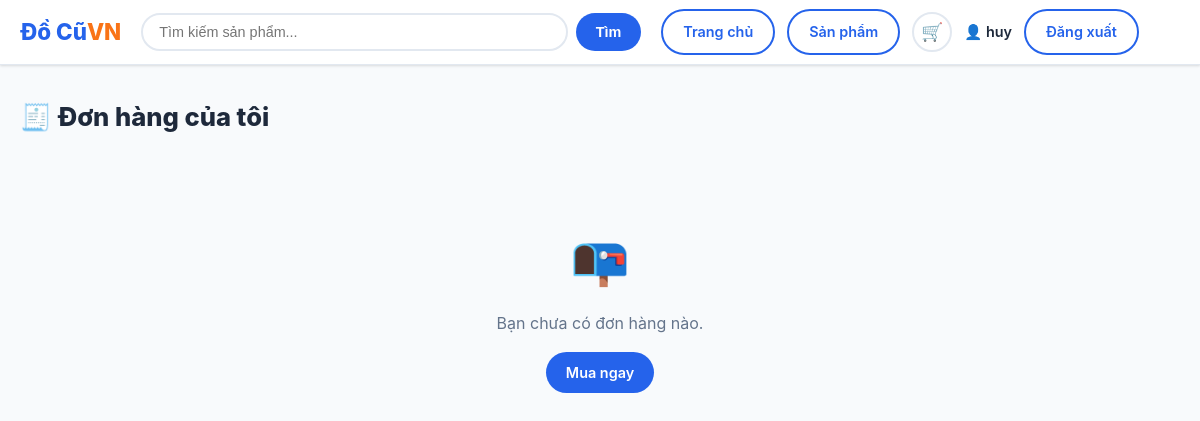
The app's page /pages/my-orders.php (signed in), older data.
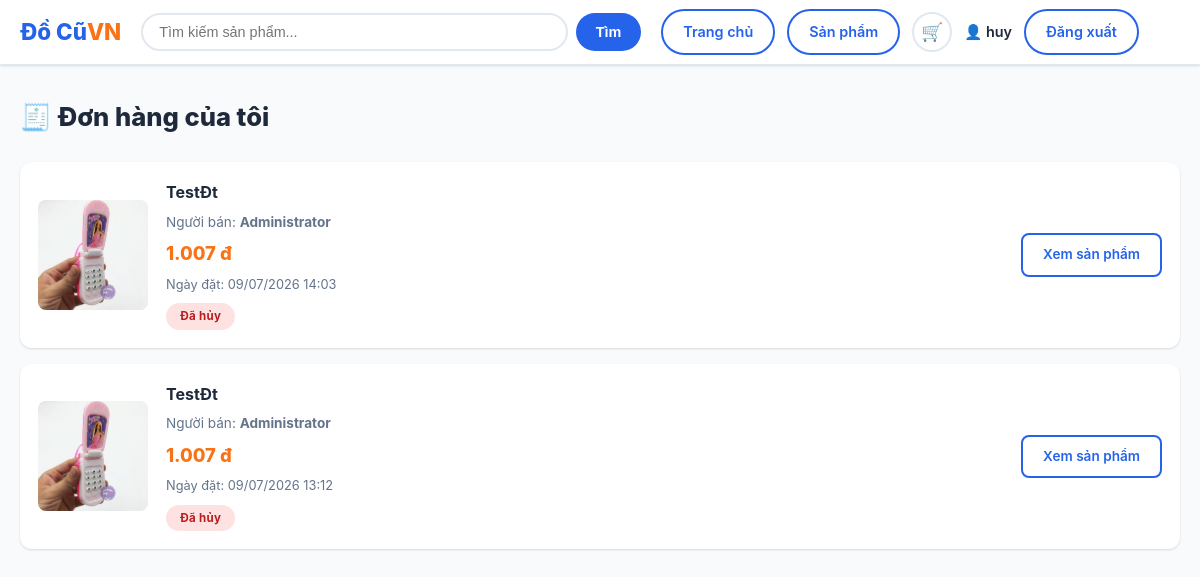
The same page, newer data.
### tables this page shows
CREATE TABLE `orders` (
  `id` int(11) NOT NULL,
  `buyer_id` int(11) NOT NULL,
  `seller_id` int(11) NOT NULL,
  `total_amount` decimal(12,2) NOT NULL,
  `status` enum('pending','accepted','rejected','completed','cancelled') DEFAULT 'pending',
  `note` text DEFAULT NULL,
  `receiver_name` varchar(255) DEFAULT NULL,
  `receiver_phone` varchar(20) DEFAULT NULL,
  `receiver_address` text DEFAULT NULL,
  `created_at` timestamp NOT NULL DEFAULT current_timestamp(),
  `updated_at` timestamp NOT NULL DEFAULT current_timestamp() ON UPDATE current_timestamp(),
  `payment_method` varchar(30) DEFAULT 'COD',
  `payment_status` enum('pending','paid','failed') DEFAULT 'pending',
  `payment_time` datetime DEFAULT NULL,
  `transaction_id` varchar(100) DEFAULT NULL
);

CREATE TABLE `products` (
  `id` int(11) NOT NULL,
  `user_id` int(11) NOT NULL,
  `category_id` int(11) NOT NULL,
  `title` varchar(255) NOT NULL,
  `description` text DEFAULT NULL,
  `price` decimal(12,2) NOT NULL,
  `image` varchar(255) DEFAULT NULL,
  `condition_item` enum('new','like_new','good','fair') DEFAULT 'good',
  `location` varchar(255) DEFAULT NULL,
  `views` int(11) DEFAULT 0,
  `status` enum('pending','active','sold','hidden','rejected') DEFAULT 'pending',
  `created_at` timestamp NOT NULL DEFAULT current_timestamp(),
  `updated_at` timestamp NOT NULL DEFAULT current_timestamp() ON UPDATE current_timestamp()
);

CREATE TABLE `users` (
  `id` int(11) NOT NULL,
  `fullname` varchar(100) NOT NULL,
  `username` varchar(50) NOT NULL,
  `email` varchar(100) NOT NULL,
  `password` varchar(255) NOT NULL,
  `phone` varchar(20) DEFAULT NULL,
  `avatar` varchar(255) DEFAULT 'uploads/avatar/default.png',
  `address` varchar(255) DEFAULT NULL,
  `gender` enum('Nam','Nữ','Khác') DEFAULT NULL,
  `dob` date DEFAULT NULL,
  `role` enum('admin','user') NOT NULL DEFAULT 'user',
  `status` enum('active','blocked') NOT NULL DEFAULT 'active',
  `created_at` timestamp NOT NULL DEFAULT current_timestamp(),
  `updated_at` timestamp NOT NULL DEFAULT current_timestamp() ON UPDATE current_timestamp()
);

### pages/my-orders.php (the view, shortened to what this page needs)
<?php
require_once "../config/db.php";
$user_id = $_SESSION["user_id"];
$sql = "
SELECT
o.id,
o.status,
o.total_amount,
o.created_at,
p.id AS product_id,
p.title,
p.image,
u.fullname AS seller_name
FROM orders o
INNER JOIN order_details od
ON o.id=od.order_id
INNER JOIN products p
ON od.product_id=p.id
INNER JOIN users u
ON o.seller_id=u.id
WHERE o.buyer_id=?
ORDER BY o.created_at DESC
";
$stmt=$conn->prepare($sql);
$stmt->bind_param("i",$user_id);
$stmt->execute();
$result=$stmt->get_result();
$statusLabel = [
    "pending"   => "Chờ xác nhận",
    "accepted"  => "Đã xác nhận",
    "confirmed" => "Đã xác nhận",
    "completed" => "Hoàn tất",
    "cancelled" => "Đã hủy",
    "rejected"  => "Đã từ chối",
];
?>
<!DOCTYPE html>
<html lang="vi">
<head>
<link rel="stylesheet" href="../assets/css/style.css?v=1783406030">
</head>
<body>
<header>
    <div class="header-inner">
        <a class="logo" href="../index.html">Đồ Cũ<span>VN</span></a>
        <div class="header-search">
            <input type="text" id="header-search-input" placeholder="Tìm kiếm sản phẩm..."
                   onkeydown="if(event.key==='Enter') goSearch()">
            <button class="btn btn-primary" onclick="goSearch()">Tìm</button>
        </div>
        <nav class="header-nav">
            <a href="../index.html" class="btn btn-outline">Trang chủ</a>
            <a href="../products.html" class="btn btn-outline">Sản phẩm</a>
            <div class="nav-user-area" id="nav-user">
                <a href="my-orders.php" class="nav-cart-btn" id="nav-cart" title="Đơn hàng của tôi">
                    🛒
                </a>
                <span class="nav-username" id="nav-username">👤 <?= htmlspecialchars($_SESSION['fullname'] ?? $_SESSION['username'] ?? '') ?></span>
                <a href="logout.php" class="btn btn-outline" id="nav-logout">Đăng xuất</a>
            </div>
        </nav>
    </div>
</header>
<div class="container">
    <div class="orders-page-title">🧾 Đơn hàng của tôi</div>
    <?php if ($result->num_rows == 0): ?>
        <div class="empty">
            <div class="empty-icon">📭</div>
            <p>Bạn chưa có đơn hàng nào.</p>
            <a href="../products.html" class="btn btn-primary" style="display:inline-block; margin-top:16px;">Mua ngay</a>
        </div>
    <?php else: ?>
        <div class="order-list">
        <?php while ($row = $result->fetch_assoc()):
            $status = $row["status"];
            $class  = $status === "confirmed" ? "accepted" : $status;
            $label  = $statusLabel[$status] ?? ucfirst($status);
            $imgSrc = !empty($row["image"]) ? '../' . ltrim($row["image"], '/') : '';
        ?>
            <div class="order-card">
                <img class="order-img" src="<?= htmlspecialchars($imgSrc) ?>"
                     onerror="this.style.background='#f1f5f9'; this.src='';">
                <div class="order-body">
                    <div class="order-title"><?= htmlspecialchars($row["title"]) ?></div>
                    <div class="order-seller">Người bán: <strong><?= htmlspecialchars($row["seller_name"]) ?></strong></div>
                    <div class="order-price"><?= number_format($row["total_amount"], 0, ",", ".") ?> đ</div>
                    <div class="order-date">Ngày đặt: <?= date("d/m/Y H:i", strtotime($row["created_at"])) ?></div>
                    <span class="order-status <?= $class ?>"><?= htmlspecialchars($label) ?></span>
                </div>
                <div class="order-actions">
                    <a href="../product-detail.html?id=<?= $row["product_id"] ?>" class="btn btn-outline">Xem sản phẩm</a>
                </div>
            </div>
        <?php endwhile; ?>
        </div>
    <?php endif; ?>
</div>
</body>
</html>

Row changes from the older to the newer data that the page shows:
added orders: products.image (picture), products.title "TestĐt", seller.fullname "Administrator", total_amount "1.007", created_at "09/07/2026 14:03", status "Đã hủy"
added orders: products.image (picture), products.title "TestĐt", seller.fullname "Administrator", total_amount "1.007", created_at "09/07/2026 13:12", status "Đã hủy"
Text that changed along with them:
text no longer shown: "📭 Bạn chưa có đơn hàng nào. Mua ngay"
